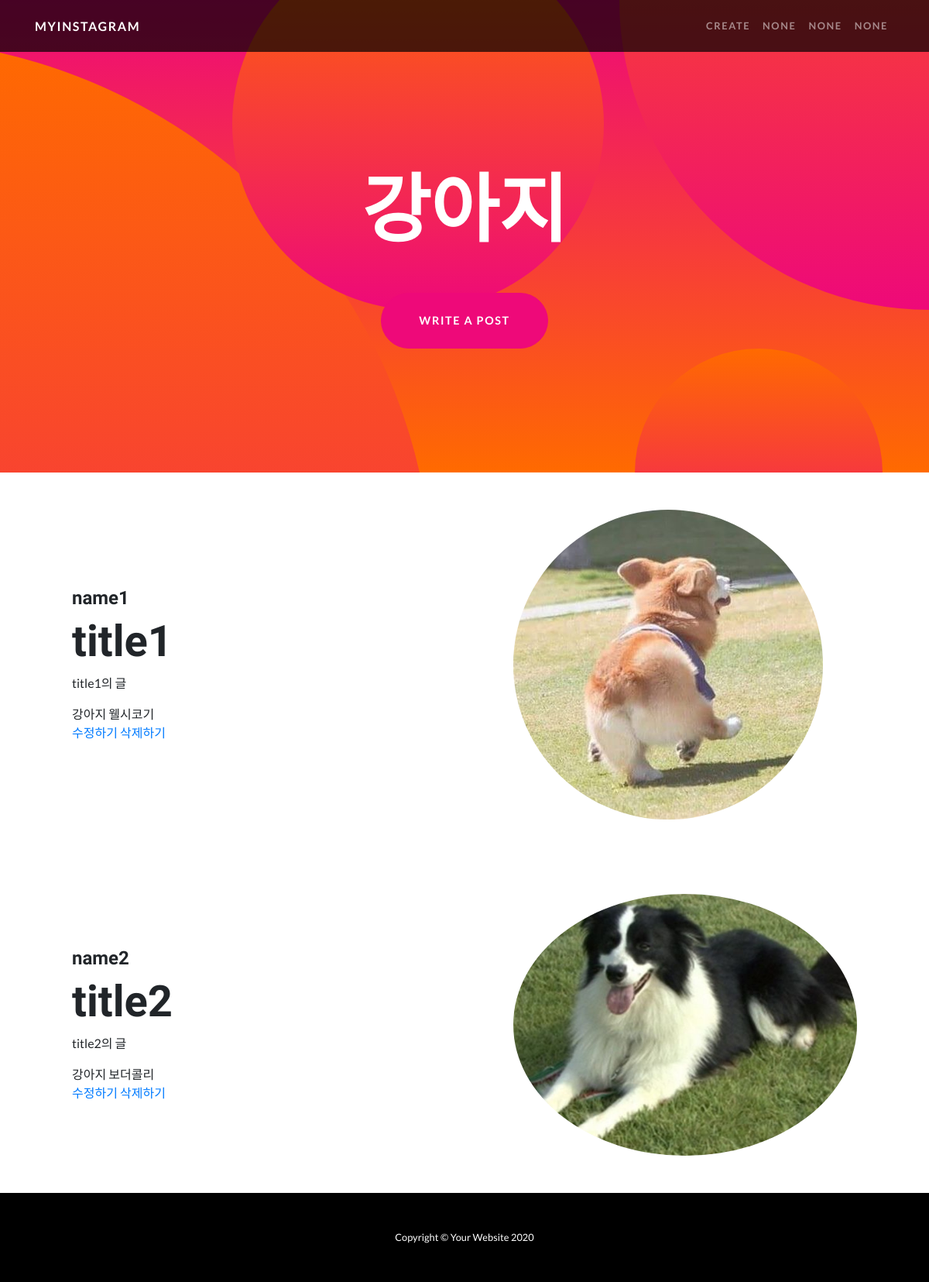
The page /hashtag/강아지 on the database its author committed.
### appname/models.py (models this page shows, shortened)
class Hashtag(models.Model):
    name = models.CharField(max_length=50)

class Post(models.Model):
    title = models.CharField(max_length=200)
    content = models.TextField()
    image = models.ImageField(upload_to='images/', blank=True)
    writer = models.ForeignKey(settings.AUTH_USER_MODEL, on_delete=models.CASCADE, related_name="writer", default="")
    hashtag_field = models.CharField(max_length=200, blank=True)
    hashtags = models.ManyToManyField('Hashtag', blank=True)
    likes = models.ManyToManyField(settings.AUTH_USER_MODEL, related_name="likes")

class CustomUser(AbstractUser):
    def __str__(self):
        return self.username
    nickname = models.CharField(max_length=20)
    phone_number = models.CharField(max_length=20)

### appname/views.py (the view)
# urls.py: path('hashtag/<str:hashtag_name>', appname.views.hashtag, name='hashtag'),
def hashtag(request, hashtag_name):
    hashtag = get_object_or_404(Hashtag, name=hashtag_name)
    return render(request, 'appname/hashtag.html', {'hashtag': hashtag})

### appname/templates/appname/hashtag.html (shortened to what this page needs)
{% extends 'appname/base.html' %}
{% block header %}
<header class="masthead text-center text-white">
  <div class="masthead-content">
    <div class="container">
      <h1 class="masthead-heading mb-0">{{ hashtag.name }}</h1>
      <a href="/create" class="btn btn-primary btn-xl rounded-pill mt-5">write a post</a>
    </div>
  </div>
  <div class="bg-circle-1 bg-circle"></div>
  <div class="bg-circle-2 bg-circle"></div>
  <div class="bg-circle-3 bg-circle"></div>
  <div class="bg-circle-4 bg-circle"></div>
</header>
{% endblock %}
{% block content %}
{% for post in hashtag.post_set.all %}
<section>
  <div class="container">
    <div class="row align-items-center">
      <div class="col-lg-6 order-lg-2">
        <div class="p-5">
          {% if post.image %}
          <img class="img-fluid rounded-circle" src="{{ post.image.url }}" alt="">
          {% endif %}
        </div>
      </div>
      <div class="col-lg-6 order-lg-1">
        <div class="p-5">
          <h4 class="display-6">{{ post.writer }}</h4>
          <h2 class="display-4">{{post.title}}</h2>
          <p>{{post.content}}</p>
          <span>
          {% for hashtag in post.hashtags.all %}
            {{ hashtag.name }}
          {% endfor %}
          </<span>
          <br>
          <a href="{% url 'update' pk=post.pk %}"> 수정하기 </a>
          <a href="{% url 'delete' pk=post.pk %}"> 삭제하기 </a>
        </div>
      </div>
    </div>
  </div>
</section>
{% endfor %}
{% endblock %}

### rows shown on the page
Hashtag: name "강아지"
Post: image (picture), writer "name1", title "title1", content "title1의 글"
Hashtag: name "웰시코기"
Post: image (picture), writer "name2", title "title2", content "title2의 글"
Hashtag: name "보더콜리"
